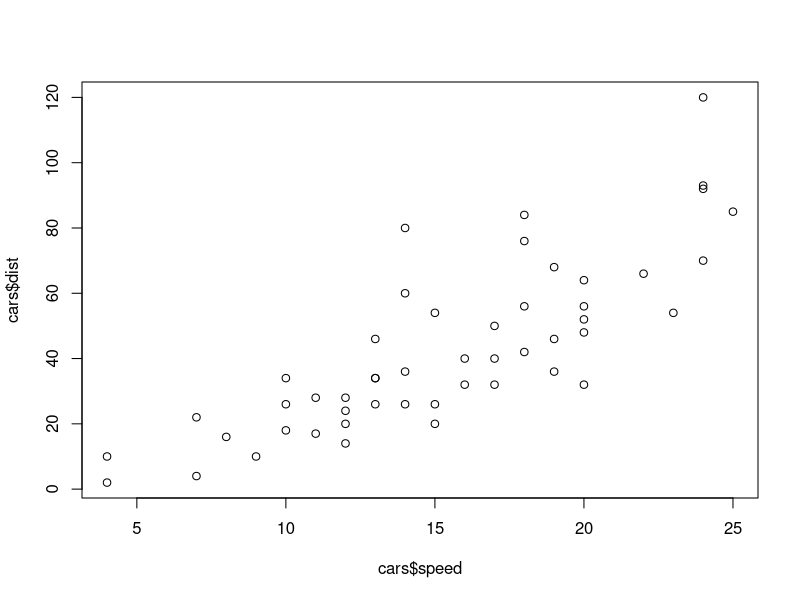
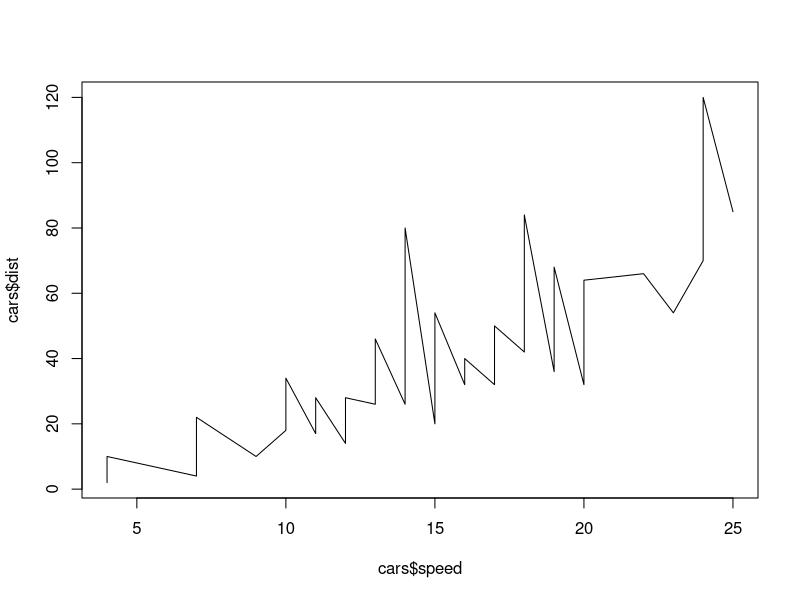

Recreate these plots in R, in order.
## ---- chunk 1
knitr::opts_chunk$set(echo = FALSE)
## ---- chunk 2

plot(cars$speed, cars$dist)
## ---- chunk 3
plot(cars$speed, cars$dist, type="l")
